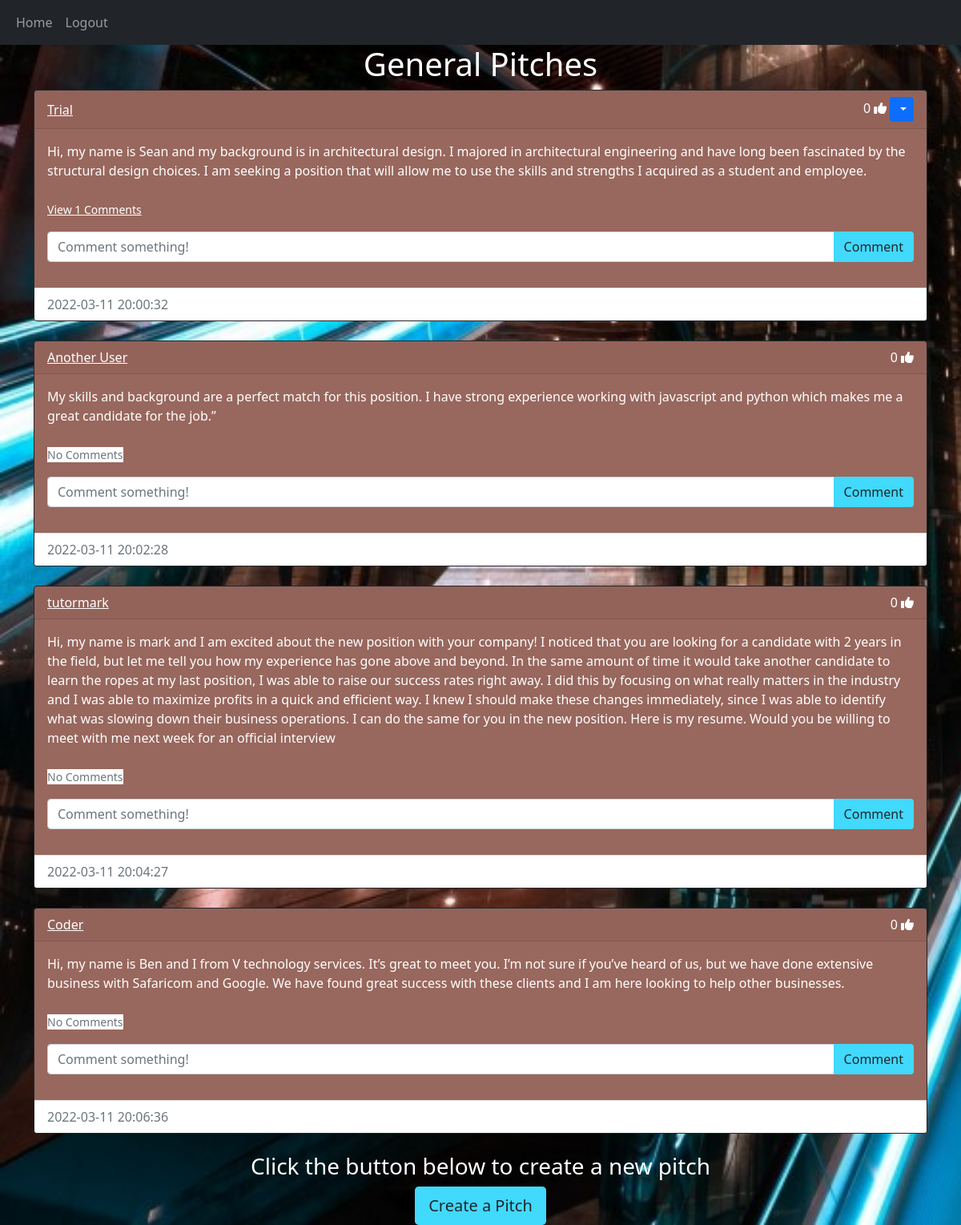
Screenshot of /home (signed in) with the database file from the repository.
### website/models.py (models this page shows)
class Pitch(db.Model):
    id=db.Column(db.Integer,primary_key=True)
    text=db.Column(db.Text,nullable=False)
    date_created=db.Column(db.DateTime(timezone=True),default=func.now())
    author =db.Column(db.Integer,db.ForeignKey('user.id',ondelete='CASCADE'),nullable=False)
    comments = db.relationship('Comment', backref='pitch', passive_deletes=True)
    likes = db.relationship('Like', backref='pitch', passive_deletes=True)

class User(db.Model,UserMixin): #Inherits from db model and userMixin
    id=db.Column(db.Integer,primary_key=True)
    email=db.Column(db.String(150),unique=True) #prevent users with duplicate emails
    username=db.Column(db.String(150),unique=True)
    password=db.Column(db.String(150))
    date_created=db.Column(db.DateTime(timezone=True),default=func.now()) #if nothing is passed,by default the column will be filled by the current time
    pitches=db.relationship('Pitch', backref='user',passive_deletes=True)# backref to allow access to user model
    comments = db.relationship('Comment', backref='user', passive_deletes=True)
    likes = db.relationship('Like', backref='user', passive_deletes=True)

### website/views.py (the view)
@views.route("/")
@views.route("/home")
@login_required
def home():
    pitches=Pitch.query.all()
    return render_template("home.html", user=current_user,pitches=pitches)

### website/__init__.py (called while the page is built)
def create_app():
    app = Flask(__name__)
    app.config['SECRET_KEY'] = "helloworld"
    app.config['SQLALCHEMY_DATABASE_URI'] = f'sqlite:///{DB_NAME}'
    db.init_app(app)
    from .views import views
    from .auth import auth
    app.register_blueprint(views, url_prefix="/")
    app.register_blueprint(auth, url_prefix="/")
    from .models import User,Like,Pitch,Comment
    create_database(app)
    login_manager = LoginManager()
    login_manager.login_view = "auth.login"
    login_manager.init_app(app)
    @login_manager.user_loader
    def load_user(id):
        return User.query.get(int(id))
    return app

### website/templates/home.html (shortened to what this page needs)
{% extends "pitch_div.html" %}

### website/templates/pitch_div.html (shortened to what this page needs)
{% extends "base.html" %}
{% block content %}
<h1 align="center" > {%  block header %} General  Pitches {% endblock %} </h1>
<div id="pitches">
{% for pitch in pitches %}
<div class="card border-dark">
   <div class="card-header d-flex justify-content-between align-items-center">
<a href="/pitches/{{pitch.user.username}}">{{pitch.user.username}}</a>
<div>
    {{pitch.likes|length}}
    {%  if true%}
    {%set icon_class="fas fa-thumbs-up"%}
    {%  else%}
    {%set icon_class="far fa-thumbs-up"%}
    {%  endif %}
    <a href="#"><i class="{{icon_class}}"></i></a>
    {% if user.id == pitch.author %}
<div class="btn-group">
<button type="button" class="btn btn-sm btn-primary dropdown-toggle" data-bs-toggle="dropdown">
</button>
</div>
{% endif %}
</div>
   </div>
<div class="card-body">
    <div class="card-text">
        {{pitch.text}}
</div>
<br>
  <p class="card-text">
    {% if pitch.comments|length > 0 %}
    <a data-bs-toggle="collapse" href="#comments-{{pitch.id}}" role="button">
      <small>View {{pitch.comments|length}} Comments</small>
    </a>
    {% else %}
    <small class="text-muted" style="background-color: white;">No Comments</small>
    {% endif %}
  </p>
<form class="input-group mb-3"method="POST"action="/create-comment/{{pitch.id}}">
<input
  type="text" id="text"name="text"class="form-control"placeholder="Comment something!"/>
<button type="submit" class="btn " style="background-color:#41D9FC;">Comment</button>
</form>
</div>
<div class="card-footer text-muted" style="background-color: white;">
    {{pitch.date_created}}
</div>
</div>
<br >{% endfor %}
</div>
 {% block footer %}
<div align="center">
  <h3> Click the button below to create a new pitch</h3>
<a href="/create-pitch">  <button class="btn  btn-lg" style="background-color:#41D9FC;" type="button"> Create a Pitch</button>  </a>
</div>
{% endblock %}
{% endblock %}

### website/static/css/style.css (style rules this page uses)
* { text-decoration: none; color: white; }
body { background-image: url( ../images/elevator.jpg ); background-size: cover; }
h1,h3 { color: white; }
button { background-color: #41D9FC; }
.card { background-color:#98675D; color: white; }
a { color: white; font-weight: 500; }
.card-footer { color: white; }

### rows the page displays
Pitch: user.username "Trial", likes|length "0", text "Hi, my name is Sean and my background is in architectural design. I majored in architectural engineering and have long been fascinated by the structural design choices. I am seeking a position that will allow me to use the skills and strengths I acquired as a student and employee.", comments|length "1", date_created "2022-03-11 20:00:32"
Pitch: user.username "Another User", likes|length "0", text "My skills and background are a perfect match for this position. I have strong experience working with javascript and python which makes me a great candidate for the job.”", shows "No Comments", date_created "2022-03-11 20:02:28"
Pitch: user.username "tutormark", likes|length "0", text "Hi, my name is mark and I am excited about the new position with your company! I noticed that you are looking for a candidate with 2 years in the field, but let me tell you how my experience has gone above and beyond. In the same amount of time it would take another candidate to learn the ropes at my last position, I was able to raise our success rates right away. I did this by focusing on what really matters in the industry and I was able to maximize profits in a quick and efficient way. I knew I should make these changes immediately, since I was able to identify what was slowing down their business operations. I can do the same for you in the new position. Here is my resume. Would you be…", shows "No Comments", date_created "2022-03-11 20:04:27"
Pitch: user.username "Coder", likes|length "0", text "Hi, my name is Ben and I from V technology services. It’s great to meet you. I’m not sure if you’ve heard of us, but we have done extensive business with Safaricom and Google. We have found great success with these clients and I am here looking to help other businesses.", shows "No Comments", date_created "2022-03-11 20:06:36"
